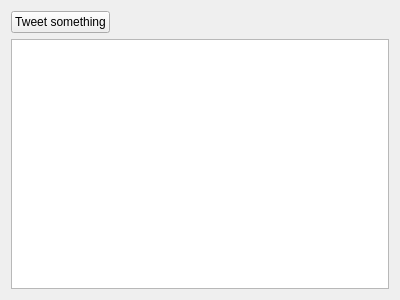
<?xml version="1.0" encoding="UTF-8"?>
<ui version="4.0">
 <class>DisplayTweetGUI</class>
 <widget class="QWidget" name="DisplayTweetGUI">
  <property name="geometry">
   <rect>
    <x>0</x>
    <y>0</y>
    <width>400</width>
    <height>300</height>
   </rect>
  </property>
  <property name="windowTitle">
   <string>Form</string>
  </property>
  <layout class="QGridLayout" name="gridLayout">
   <item row="0" column="0">
    <layout class="QGridLayout" name="gridLayout_9">
     <item row="0" column="1">
      <spacer name="horizontalSpacer_2">
       <property name="orientation">
        <enum>Qt::Horizontal</enum>
       </property>
       <property name="sizeHint" stdset="0">
        <size>
         <width>40</width>
         <height>20</height>
        </size>
       </property>
      </spacer>
     </item>
     <item row="0" column="0">
      <widget class="QPushButton" name="createTweet">
       <property name="text">
        <string>Tweet something</string>
       </property>
      </widget>
     </item>
     <item row="1" column="0" colspan="2">
      <widget class="QTableView" name="tweetTableView"/>
     </item>
    </layout>
   </item>
  </layout>
 </widget>
 <resources/>
 <connections/>
</ui>
